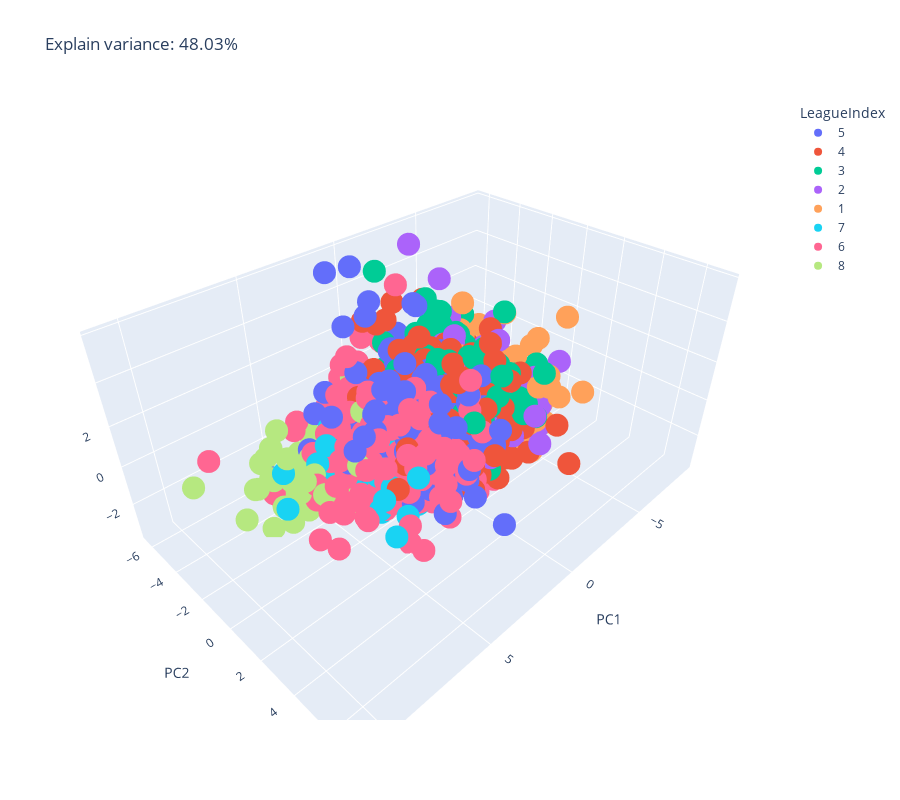

This figure's notebook cell:
### Markdown cell above
Let see how 8 classes are seperated using PCA.

### Code cell
pca = PCA(n_components=3)
X = processed_df[visualize_features].values
Y = processed_df[LEAGUE_INDEX].values

X = StandardScaler().fit_transform(X)
pca_x = pca.fit_transform(X)
explained_variance = round(sum(pca.explained_variance_ratio_) * 100, 2)
pca_df = pd.DataFrame(data=pca_x, columns=['PC1', 'PC2', 'PC3'])
pca_df[LEAGUE_INDEX] = Y
px.scatter_3d(pca_df, x='PC1', y='PC2', z='PC3', color=LEAGUE_INDEX, title=f'Explain variance: {explained_variance}%', height=800)

### Figure 1 — Plotly figure (JSON) as saved in the notebook; plotly's stock layout.template omitted (floating-point values rounded to 4 significant figures; data arrays with more than 128 entries replaced by an {"elided": "..."} marker saying what was removed)
{"data": [{"hovertemplate": "LeagueIndex=5<br>PC1=%{x}<br>PC2=%{y}<br>PC3=%{z}<extra></extra>", "legendgroup": "5", "marker": {"color": "#636efa", "symbol": "circle"}, "mode": "markers", "name": "5", "scene": "scene", "showlegend": true, "type": "scatter3d", "x": {"elided": "805 float values"}, "y": {"elided": "805 float values"}, "z": {"elided": "805 float values"}}, {"hovertemplate": "LeagueIndex=4<br>PC1=%{x}<br>PC2=%{y}<br>PC3=%{z}<extra></extra>", "legendgroup": "4", "marker": {"color": "#EF553B", "symbol": "circle"}, "mode": "markers", "name": "4", "scene": "scene", "showlegend": true, "type": "scatter3d", "x": {"elided": "811 float values"}, "y": {"elided": "811 float values"}, "z": {"elided": "811 float values"}}, {"hovertemplate": "LeagueIndex=3<br>PC1=%{x}<br>PC2=%{y}<br>PC3=%{z}<extra></extra>", "legendgroup": "3", "marker": {"color": "#00cc96", "symbol": "circle"}, "mode": "markers", "name": "3", "scene": "scene", "showlegend": true, "type": "scatter3d", "x": {"elided": "553 float values"}, "y": {"elided": "553 float values"}, "z": {"elided": "553 float values"}}, {"hovertemplate": "LeagueIndex=2<br>PC1=%{x}<br>PC2=%{y}<br>PC3=%{z}<extra></extra>", "legendgroup": "2", "marker": {"color": "#ab63fa", "symbol": "circle"}, "mode": "markers", "name": "2", "scene": "scene", "showlegend": true, "type": "scatter3d", "x": {"elided": "347 float values"}, "y": {"elided": "347 float values"}, "z": {"elided": "347 float values"}}, {"hovertemplate": "LeagueIndex=1<br>PC1=%{x}<br>PC2=%{y}<br>PC3=%{z}<extra></extra>", "legendgroup": "1", "marker": {"color": "#FFA15A", "symbol": "circle"}, "mode": "markers", "name": "1", "scene": "scene", "showlegend": true, "type": "scatter3d", "x": {"elided": "167 float values"}, "y": {"elided": "167 float values"}, "z": {"elided": "167 float values"}}, {"hovertemplate": "LeagueIndex=7<br>PC1=%{x}<br>PC2=%{y}<br>PC3=%{z}<extra></extra>", "legendgroup": "7", "marker": {"color": "#19d3f3", "symbol": "circle"}, "mode": "markers", "name": "7", "scene": "scene", "showlegend": true, "type": "scatter3d", "x": [7.899, 5.326, 3.938, 2.864, 1.049, 4.377, 4.505, 3.664, 5.369, 4.288, 2.358, 3.286, 2.52, 2.035, 4.155, 5.483, 2.157, 7.201, 7.008, 4.024, 3.299, 4.008, 0.9902, 4.292, 5.785, 5.703, 3.954, 1.587, 5.142, 2.635, 4.508, 3.809, 3.507, 2.391, 3.008], "y": [-0.49, -1.735, -0.1307, -1.222, -2.335, 0.6661, -1.182, -0.09992, -1.241, 2.268, 1.307, 1.805, 1.143, -0.496, -1.049, -1.811, -0.8805, -1.741, 4.651, 0.4923, 0.3231, -2.86, 0.1814, 1.388, -0.5995, 4.378, -1.943, -2.464, 1.899, -0.8198, 0.8691, -3.932, -2.088, -0.7917, 0.9667], "z": [1.334, -0.9554, -1.245, -0.9533, -0.224, -0.2138, -2.6, -3.126, 0.8253, -1.362, -0.4786, -1.676, -2.215, -1.806, -1.65, -0.3674, -0.1704, -1.706, 1.096, -0.1306, 1.118, 0.1406, -0.7665, -0.4184, -0.6804, 2.736, -1.054, -0.6945, -0.2189, -0.5559, -1.796, -1.355, -1.253, 0.3011, -0.5825]}, {"hovertemplate": "LeagueIndex=6<br>PC1=%{x}<br>PC2=%{y}<br>PC3=%{z}<extra></extra>", "legendgroup": "6", "marker": {"color": "#FF6692", "symbol": "circle"}, "mode": "markers", "name": "6", "scene": "scene", "showlegend": true, "type": "scatter3d", "x": {"elided": "621 float values"}, "y": {"elided": "621 float values"}, "z": {"elided": "621 float values"}}, {"hovertemplate": "LeagueIndex=8<br>PC1=%{x}<br>PC2=%{y}<br>PC3=%{z}<extra></extra>", "legendgroup": "8", "marker": {"color": "#B6E880", "symbol": "circle"}, "mode": "markers", "name": "8", "scene": "scene", "showlegend": true, "type": "scatter3d", "x": [3.335, 6.244, 7.649, 6.912, 7.019, 6.865, 4.286, 3.552, 4.875, 5.962, 5.846, 2.179, 8.692, 6.091, 6.892, 7.256, 5.19, 6.674, 3.576, 2.011, 7.674, 3.965, 10.78, 3.427, 5.22, 2.041, 4.7, 3.512, 4.914, 5.21, 7.817, 6.477, 7.504, 6.471, 4.823, 5.444, 6.465, 5.526, 6.14, 7.027, 4.768, 4.239, 4.07, 3.456, 6.386, 5.461, 6.177, 6.892, 5.846, 2.391, 5.519, 6.029, 5.023, 6.012, 7.865], "y": [-0.6906, -1.695, -3.063, -1.943, -2.685, -0.7284, -1.402, -0.9541, -0.72, -2.841, -2.912, -2.292, -2.447, -1.776, -3.041, -3.026, -2.583, -2.923, -1.113, -3.651, -3.25, -1.193, -1.798, -1.259, -2.71, -3.123, -1.993, -1.739, -0.2047, 0.5367, -1.616, -1.814, -2.774, -3.835, -1.963, -2.171, -2.217, -3.784, -3.078, -1.438, -1.375, -4.003, -4.397, -3.919, -0.2323, -2.197, -4.691, -2.538, -1.601, -0.9277, -1.663, -4.383, -3.83, -3.74, -0.1475], "z": [-1.087, -2.352, -1.177, -2.765, 0.8022, 0.1856, -0.2615, -1.985, -2.134, -0.9115, -1.858, -0.6358, -1.768, -1.195, -1.165, -3.622, -1.101, -2.528, 1.646, 1.424, -1.3, -1.155, 1.613, -2.239, -0.7191, -0.8766, -0.5144, -1.782, -2.127, 0.7486, 0.3623, -1.345, 0.2596, -2.463, -1.745, -2.118, -0.3382, -2.36, -2.739, -0.144, -1.873, -0.7663, -0.8696, -1.108, -0.4861, -1.274, -1.325, -2.305, -0.6134, -1.908, -1.824, -0.7215, -1.198, 0.578, 2.207]}], "layout": {"height": 800, "legend": {"title": {"text": "LeagueIndex"}, "tracegroupgap": 0}, "scene": {"domain": {"x": [0, 1], "y": [0, 1]}, "xaxis": {"title": {"text": "PC1"}}, "yaxis": {"title": {"text": "PC2"}}, "zaxis": {"title": {"text": "PC3"}}}, "title": {"text": "Explain variance: 48.03%"}}}
